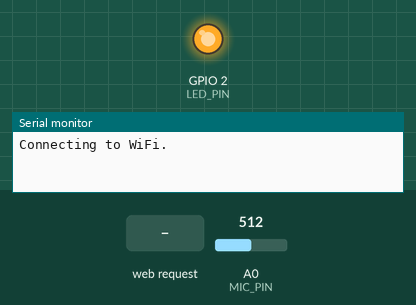
Recording of a sketch running on a simulated ESP8266 (NodeMCU). Shown: output pins drawn as LEDs (lit = HIGH), the last lines printed to the serial monitor. The test bench sets the inputs (shaded band); at power-on: A0 (MIC_PIN) = 512. WiFi joins after 1.5 s; servers stay silent unless stated.

Above: at 0.1 s.
At 2.8 s:
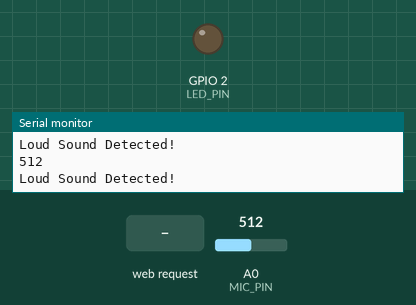
2.9 s: HTTP request GET / received
Timing chart, 0 to 5.9 s (numbered marks = the images above; inputs shaded):
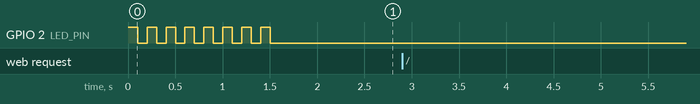

The sketch:

Cheating_Detection.ino
```cpp
#include <ESP8266WiFi.h>
#include <ESP8266WebServer.h>
#include <ESP8266mDNS.h>

int thisUnit = 1; // change this depends on the device number
String SSID = "PLDT_Home_46F62";
String PASSWORD = "pldthome";

#define MIC_PIN A0  // Analog input pin

int micValue = 0;
bool haveNoise = false;
unsigned long lastNoiseTime = 0;    // Timestamp of last noise detection
const int noiseCooldown = 5000;     // 5 second cooldown in millisecond.s

// Built-in blue LED on ESP8266 NodeMCU
const int LED_PIN = LED_BUILTIN; // Usually GPIO 2 on NodeMCU

// Create web server instance
ESP8266WebServer server(80);

void setup() {
    Serial.begin(115200);

    // Initialize LED pin
    pinMode(LED_PIN, OUTPUT);
    digitalWrite(LED_PIN, HIGH);  // LED OFF initially (ESP8266 LED is active LOW)

    // Connect to WiFi
    WiFi.begin(SSID, PASSWORD);
    Serial.print("Connecting to WiFi");

    // Blink LED while connecting to WiFi
    while (WiFi.status() != WL_CONNECTED) {
        digitalWrite(LED_PIN, HIGH);  // LED ON (ESP8266 LED is active LOW)
        delay(100);
        digitalWrite(LED_PIN, LOW);   // LED OFF
        delay(100);
        Serial.print(".");
    }

    // Keep LED on when connected
    digitalWrite(LED_PIN, HIGH);  // LED OFF (active LOW)

    Serial.println("");
    Serial.println("WiFi connected");
    Serial.print("IP address: ");
    Serial.println(WiFi.localIP());

    // Set up mDNS responder
    String hostName = "exam_" + String(thisUnit);
    if (MDNS.begin(hostName)) {
        Serial.println("mDNS responder started as " + hostName + ".local");
    } else {
        Serial.println("Error setting up MDNS responder!");
    }

    // Set up server routes
    server.on("/", handleRoot);
    server.onNotFound(handleNotFound);

    // Start server
    server.begin();
    Serial.println("HTTP server started");
}

void loop() {
    // Handle incoming client requests
    server.handleClient();
    MDNS.update();

    // Read the microphone value
    micValue = analogRead(MIC_PIN);
    Serial.println(micValue);

    unsigned long currentTime = millis();

    // Detect if sound exceeds a threshold
    if (micValue >= 20) {  // Adjust this threshold based on your sensor
        Serial.println("Loud Sound Detected!");

        // When noise is detected, set the state to 1 and start the 5-second timer
        haveNoise = true;
        lastNoiseTime = currentTime;

        // Turn LED on when noise detected (ESP8266 LED is active LOW)
        digitalWrite(LED_PIN, LOW);
    } else if (haveNoise && (currentTime - lastNoiseTime >= noiseCooldown)) {
        // After 5 seconds with no new noise, reset the state
        haveNoise = false;
        // Turn LED off when no noise (ESP8266 LED is active HIGH)
        digitalWrite(LED_PIN, HIGH);
    }

    delay(50);  // Short delay to prevent too many readings
}

// Handle root path - return current noise state
void handleRoot() {
    server.send(200, "text/plain", String(haveNoise ? "1" : "0"));
    Serial.println("Request received - Noise state: " + String(haveNoise ? "1" : "0"));
}

// Handle 404 errors
void handleNotFound() {
    String message = "File Not Found\n\n";
    message += "URI: ";
    message += server.uri();
    message += "\nMethod: ";
    message += (server.method() == HTTP_GET) ? "GET" : "POST";
    message += "\nArguments: ";
    message += server.args();
    message += "\n";

    for (uint8_t i = 0; i < server.args(); i++) {
        message += " " + server.argName(i) + ": " + server.arg(i) + "\n";
    }

    server.send(404, "text/plain", message);
}
```
